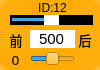
    <widget class="QWidget" name="widget_id12" native="true">
     <property name="geometry">
      <rect>
       <x>80</x>
       <y>140</y>
       <width>100</width>
       <height>70</height>
      </rect>
     </property>
     <property name="styleSheet">
      <string notr="true">background-color: rgb(255, 170, 0, 200);
border-radius:10px;</string>
     </property>
     <widget class="QLabel" name="label_ID12">
      <property name="geometry">
       <rect>
        <x>30</x>
        <y>0</y>
        <width>45</width>
        <height>16</height>
       </rect>
      </property>
      <property name="minimumSize">
       <size>
        <width>0</width>
        <height>10</height>
       </size>
      </property>
      <property name="font">
       <font>
        <family>Arial</family>
        <pointsize>9</pointsize>
       </font>
      </property>
      <property name="styleSheet">
       <string notr="true">background-color: rgb(255, 255, 255， 0);
border-radius:0px;</string>
      </property>
      <property name="text">
       <string>ID:12</string>
      </property>
      <property name="alignment">
       <set>Qt::AlignCenter</set>
      </property>
     </widget>
     <widget class="QSlider" name="horizontalSlider_pulse_id12">
      <property name="geometry">
       <rect>
        <x>10</x>
        <y>15</y>
        <width>83</width>
        <height>10</height>
       </rect>
      </property>
      <property name="autoFillBackground">
       <bool>false</bool>
      </property>
      <property name="styleSheet">
       <string notr="true">QSlider{background-color: rgb(0, 0, 0);
border-radius:0px;}
QSlider::handle {/*设置中间的那个滑动的键*/                           
    background:  rgb(255, 255, 255);
}</string>
      </property>
      <property name="minimum">
       <number>0</number>
      </property>
      <property name="maximum">
       <number>1000</number>
      </property>
      <property name="pageStep">
       <number>1</number>
      </property>
      <property name="value">
       <number>500</number>
      </property>
      <property name="orientation">
       <enum>Qt::Horizontal</enum>
      </property>
     </widget>
     <widget class="QSlider" name="horizontalSlider_dev_id12">
      <property name="geometry">
       <rect>
        <x>30</x>
        <y>50</y>
        <width>45</width>
        <height>18</height>
       </rect>
      </property>
      <property name="styleSheet">
       <string notr="true">background-color: rgb(255, 255, 255， 0);</string>
      </property>
      <property name="minimum">
       <number>-125</number>
      </property>
      <property name="maximum">
       <number>125</number>
      </property>
      <property name="pageStep">
       <number>1</number>
      </property>
      <property name="orientation">
       <enum>Qt::Horizontal</enum>
      </property>
     </widget>
     <widget class="QLabel" name="label_id12">
      <property name="geometry">
       <rect>
        <x>0</x>
        <y>50</y>
        <width>31</width>
        <height>20</height>
       </rect>
      </property>
      <property name="minimumSize">
       <size>
        <width>0</width>
        <height>10</height>
       </size>
      </property>
      <property name="font">
       <font>
        <family>DejaVu Sans</family>
        <pointsize>10</pointsize>
       </font>
      </property>
      <property name="styleSheet">
       <string notr="true">background-color: rgb(255, 255, 255， 0);</string>
      </property>
      <property name="text">
       <string>0</string>
      </property>
      <property name="alignment">
       <set>Qt::AlignCenter</set>
      </property>
     </widget>
     <widget class="QLineEdit" name="lineEdit_id12">
      <property name="geometry">
       <rect>
        <x>30</x>
        <y>30</y>
        <width>45</width>
        <height>18</height>
       </rect>
      </property>
      <property name="sizePolicy">
       <sizepolicy hsizetype="Fixed" vsizetype="Fixed">
        <horstretch>0</horstretch>
        <verstretch>0</verstretch>
       </sizepolicy>
      </property>
      <property name="font">
       <font>
        <family>Arial</family>
        <pointsize>11</pointsize>
       </font>
      </property>
      <property name="autoFillBackground">
       <bool>false</bool>
      </property>
      <property name="styleSheet">
       <string notr="true">background-color: rgb(255, 255, 255);
border-radius:0px;</string>
      </property>
      <property name="text">
       <string>500</string>
      </property>
      <property name="maxLength">
       <number>1000</number>
      </property>
      <property name="alignment">
       <set>Qt::AlignCenter</set>
      </property>
      <property name="dragEnabled">
       <bool>false</bool>
      </property>
      <property name="readOnly">
       <bool>false</bool>
      </property>
     </widget>
     <widget class="QLabel" name="label_back5">
      <property name="geometry">
       <rect>
        <x>75</x>
        <y>30</y>
        <width>20</width>
        <height>20</height>
       </rect>
      </property>
      <property name="font">
       <font>
        <pointsize>10</pointsize>
        <weight>50</weight>
        <italic>false</italic>
        <bold>false</bold>
       </font>
      </property>
      <property name="styleSheet">
       <string notr="true">background-color: rgb(255, 255, 255, 0);</string>
      </property>
      <property name="text">
       <string>后</string>
      </property>
      <property name="alignment">
       <set>Qt::AlignCenter</set>
      </property>
     </widget>
     <widget class="QLabel" name="label_front5">
      <property name="geometry">
       <rect>
        <x>6</x>
        <y>30</y>
        <width>20</width>
        <height>20</height>
       </rect>
      </property>
      <property name="font">
       <font>
        <pointsize>10</pointsize>
        <weight>50</weight>
        <italic>false</italic>
        <bold>false</bold>
       </font>
      </property>
      <property name="styleSheet">
       <string notr="true">background-color: rgb(255, 255, 255, 0);</string>
      </property>
      <property name="text">
       <string>前</string>
      </property>
      <property name="alignment">
       <set>Qt::AlignCenter</set>
      </property>
     </widget>
    </widget>
